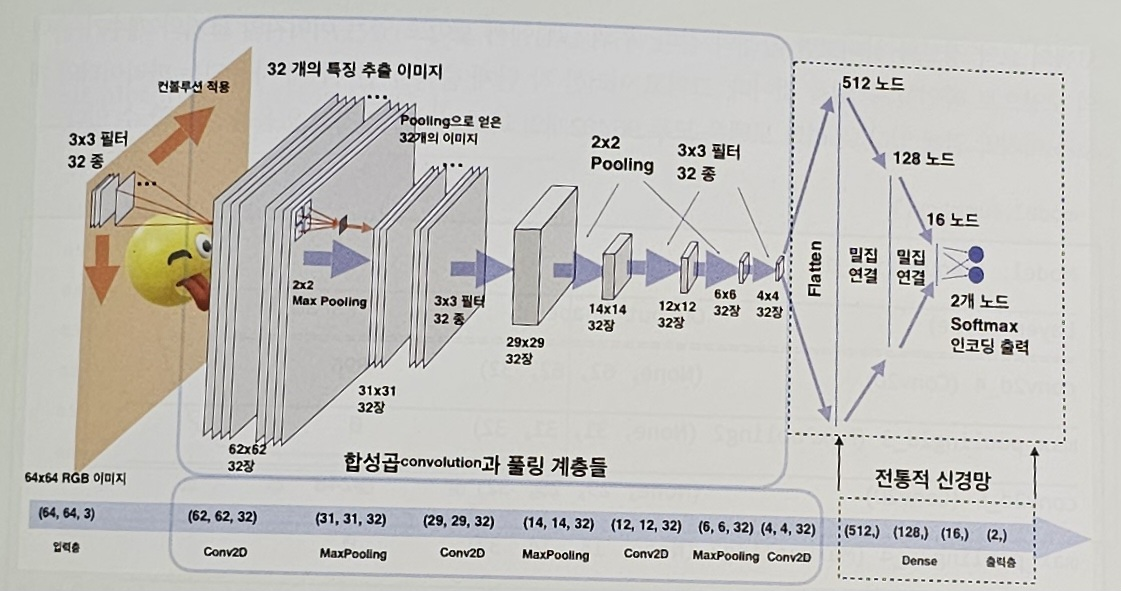
#> input picture CNN_NetWork.jpeg, 1121 x 591 px, given in place of the camera
$ python rectangle1.1.py
#> lines starting #> are read from the running program, lines starting #| are printed output that depends on the picture; after the words box and inside, x2 and y2 are one past the last pixel; in counts of white or black regions, pixels touching at a corner belong together
import cv2
import numpy as np

# 카메라 열기
cap = cv2.VideoCapture(0)

while True:
    # 프레임 읽기
    ret, frame = cap.read()
#> frame is the input picture: shape (591, 1121, 3); mean B, G, R 189.7, 194, 195.7

    # 프레임 크기 조정
    frame = cv2.resize(frame, (640, 480))
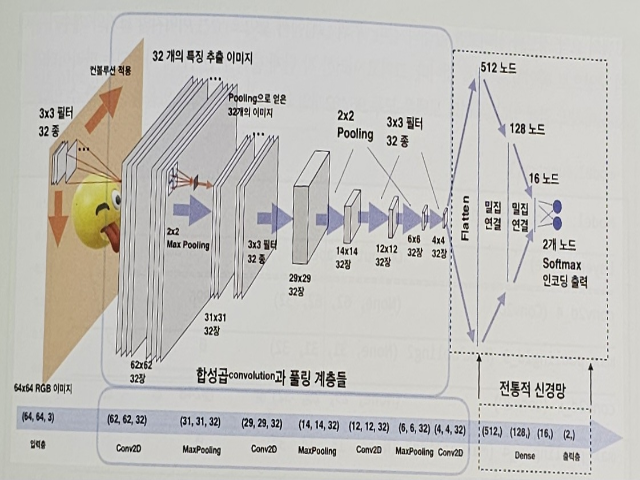
#> frame: shape (480, 640, 3); mean B, G, R 189.6, 193.9, 195.6

    # 프레임을 그레이스케일로 변환
    gray = cv2.cvtColor(frame, cv2.COLOR_BGR2GRAY)
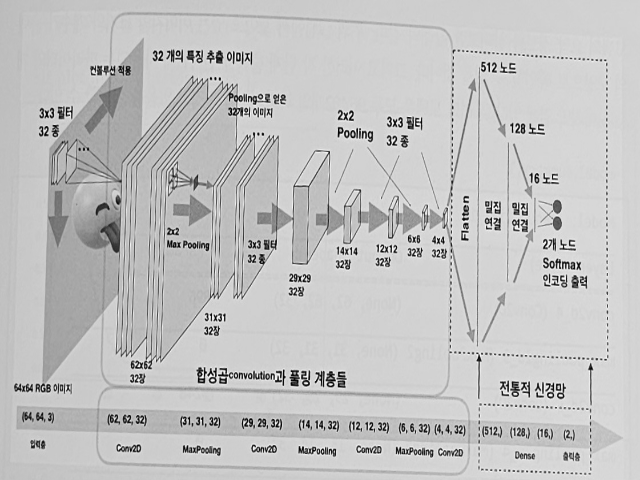
#> gray: shape (480, 640); min 0, max 254, mean 194

    # 케니 엣지 검출
    edges = cv2.Canny(gray, 50, 150)
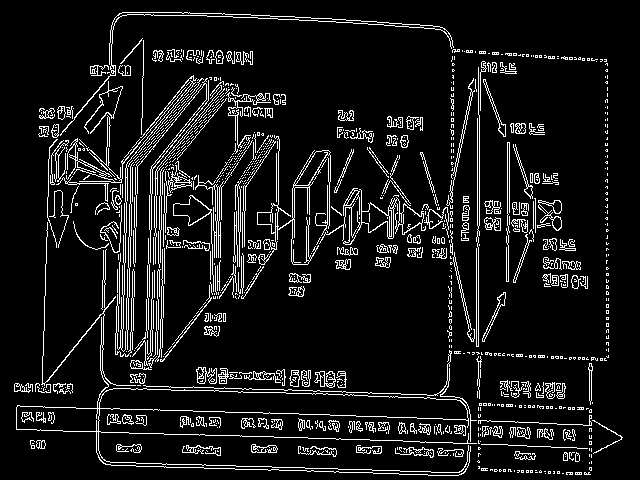
#> edges: shape (480, 640); 9.2% white in thin lines or dots

    # 컨투어 검출
    contours, _ = cv2.findContours(edges, cv2.RETR_EXTERNAL, cv2.CHAIN_APPROX_SIMPLE)
#> contours = 971 contours, 848 with area under 20; largest, box (x1, y1, x2, y2) and area: (16, 222, 477, 476) 9506, (257, 135, 331, 265) 1058, (356, 189, 426, 239) 1039, (173, 195, 214, 292) 558, (168, 165, 192, 193) 200

    # 왼쪽 위와 오른쪽 아래의 네모를 저장할 변수
    top_left = None
    bottom_right = None

    # 컨투어를 순회하며 네모 검출
    for contour in contours:
        perimeter = cv2.arcLength(contour, True)
        approx = cv2.approxPolyDP(contour, 0.02 * perimeter, True)

        # 꼭지점의 개수가 4개인 경우에만 사각형으로 판단
        if len(approx) == 4:
            # 왼쪽 위와 오른쪽 아래의 꼭지점 저장
            points = approx.reshape(-1, 2)
            rect_top_left = np.min(points, axis=0)
            rect_bottom_right = np.max(points, axis=0)

            # 첫 번째 네모일 경우
            if top_left is None:
                top_left = rect_top_left
                bottom_right = rect_bottom_right
            else:
                # 두 번째 네모일 경우, 최솟값과 최댓값을 업데이트하여 전체적인 사각형 계산
                top_left = np.minimum(top_left, rect_top_left)
                bottom_right = np.maximum(bottom_right, rect_bottom_right)
#> this loop made 971 passes
#> (perimeter, points, rect_top_left, rect_bottom_right, top_left, bottom_right) on passes 178, 179, 202, 272: (4.83, [[516, 384], [515, 385], [514, 385], [515, 385]], [514, 384], [516, 385], [43, 384], [621, 474]), (4.83, [[342, 384], [341, 385], [340, 385], [341, 385]], [340, 384], [342, 385], [43, 384], [621, 474]), (4.83, [[281, 375], [281, 376], [280, 377], [281, 376]], [280, 375], [281, 377], [43, 375], [621, 474]), (49.66, [[155, 332], [155, 354], [153, 356], [155, 354]], [153, 332], [155, 356], [43, 332], [621, 474])
#> (perimeter, points, rect_bottom_right, top_left, bottom_right) on passes 113, 133, 138, 174, 200: (144.5, [[592, 420], [621, 437], [593, 453], [621, 439]], [621, 453], [205, 420], [621, 474]), (5.41, [[586, 409], [587, 408], [588, 408], [586, 408]], [588, 409], [205, 408], [621, 474]), (5.41, [[563, 408], [564, 407], [565, 407], [563, 407]], [565, 408], [205, 407], [621, 474]), (6.83, [[44, 387], [43, 388], [43, 390], [43, 388]], [44, 390], [43, 387], [621, 474]), (5.66, [[266, 376], [267, 377], [268, 376], [267, 377]], [268, 377], [43, 376], [621, 474])
#> after the loop, top_left = [43, 50]

    # 네모 그리기
    if top_left is not None and bottom_right is not None:
        cv2.rectangle(frame, tuple(top_left), tuple(bottom_right), (0, 255, 255), 2)
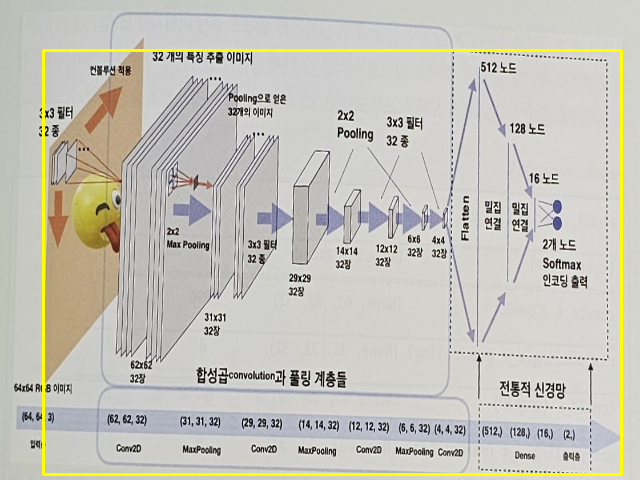
#> frame: shape (480, 640, 3); 1.96% of pixels changed, all inside (x1, y1, x2, y2) = (42, 49, 623, 476)

    # 화면에 출력
    cv2.imshow("Rectangle", frame)

    # 'q' 키를 누르면 종료
    if cv2.waitKey(1) == ord('q'):
#> (key q is pressed here)
        break

# 카메라 해제
cap.release()
cv2.destroyAllWindows()
